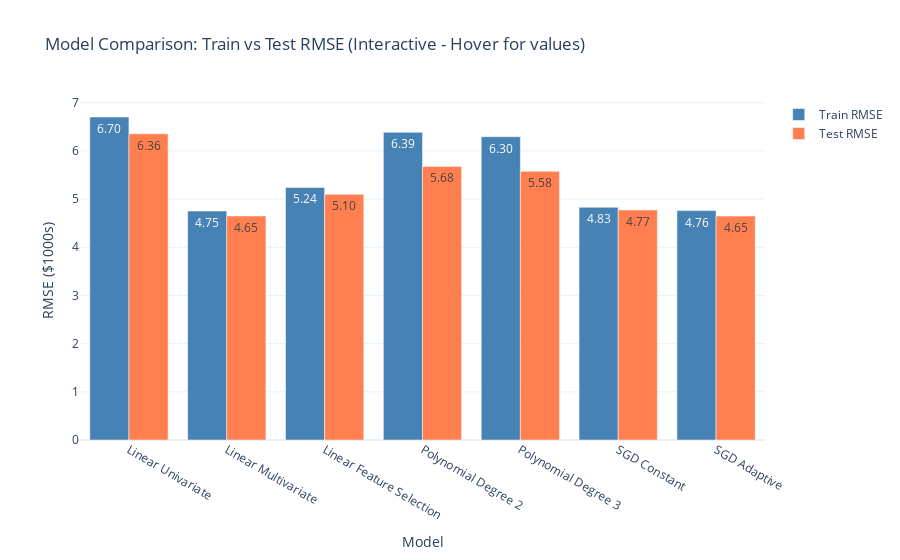

Notebook code cell kept with this figure:
### Code cell
# 5. MODEL COMPARISON - RMSE (Interactive Plotly)
train_rmse = [metrics[m]['train_rmse'] for m in model_names]
test_rmse = [metrics[m]['test_rmse'] for m in model_names]

fig = go.Figure()

fig.add_trace(go.Bar(
    x=model_names,
    y=train_rmse,
    name='Train RMSE',
    marker_color='steelblue',
    text=[f'{v:.2f}' for v in train_rmse],
    textposition='auto',
    hovertemplate='Model: %{x}<br>Train RMSE: %{y:.2f}<extra></extra>'
))

fig.add_trace(go.Bar(
    x=model_names,
    y=test_rmse,
    name='Test RMSE',
    marker_color='coral',
    text=[f'{v:.2f}' for v in test_rmse],
    textposition='auto',
    hovertemplate='Model: %{x}<br>Test RMSE: %{y:.2f}<extra></extra>'
))

fig.update_layout(
    xaxis_title='Model',
    yaxis_title='RMSE ($1000s)',
    title='Model Comparison: Train vs Test RMSE (Interactive - Hover for values)',
    barmode='group',
    template='plotly_white'
)

fig.write_image(f'{RESULTS_DIR}/model_comparison_rmse.png', width=1400, height=600, scale=2)
fig.show()
print("Saved: model_comparison_rmse.png")

### Figure 1 — Plotly figure (JSON) as saved in the notebook; plotly's stock layout.template omitted (floating-point values rounded to 4 significant figures)
{"data": [{"hovertemplate": "Model: %{x}<br>Train RMSE: %{y:.2f}<extra></extra>", "marker": {"color": "steelblue"}, "name": "Train RMSE", "text": ["6.70", "4.75", "5.24", "6.39", "6.30", "4.83", "4.76"], "textposition": "auto", "type": "bar", "x": ["Linear Univariate", "Linear Multivariate", "Linear Feature Selection", "Polynomial Degree 2", "Polynomial Degree 3", "SGD Constant", "SGD Adaptive"], "y": [6.704, 4.751, 5.243, 6.385, 6.296, 4.829, 4.761]}, {"hovertemplate": "Model: %{x}<br>Test RMSE: %{y:.2f}<extra></extra>", "marker": {"color": "coral"}, "name": "Test RMSE", "text": ["6.36", "4.65", "5.10", "5.68", "5.58", "4.77", "4.65"], "textposition": "auto", "type": "bar", "x": ["Linear Univariate", "Linear Multivariate", "Linear Feature Selection", "Polynomial Degree 2", "Polynomial Degree 3", "SGD Constant", "SGD Adaptive"], "y": [6.355, 4.65, 5.099, 5.679, 5.577, 4.775, 4.647]}], "layout": {"barmode": "group", "title": {"text": "Model Comparison: Train vs Test RMSE (Interactive - Hover for values)"}, "xaxis": {"title": {"text": "Model"}}, "yaxis": {"title": {"text": "RMSE ($1000s)"}}}}
